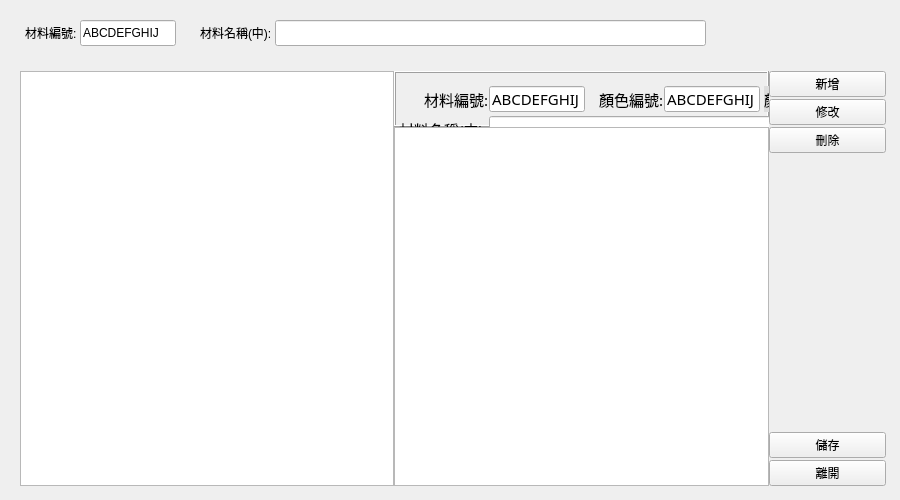
<?xml version="1.0" encoding="UTF-8"?>
<ui version="4.0">
 <class>Form</class>
 <widget class="QWidget" name="Form">
  <property name="geometry">
   <rect>
    <x>0</x>
    <y>0</y>
    <width>900</width>
    <height>500</height>
   </rect>
  </property>
  <property name="windowTitle">
   <string>Form</string>
  </property>
  <widget class="QSplitter" name="main_splitter">
   <property name="geometry">
    <rect>
     <x>20</x>
     <y>5</y>
     <width>866</width>
     <height>481</height>
    </rect>
   </property>
   <property name="orientation">
    <enum>Qt::Vertical</enum>
   </property>
   <property name="handleWidth">
    <number>1</number>
   </property>
   <widget class="QFrame" name="filter_frame">
    <property name="frameShape">
     <enum>QFrame::NoFrame</enum>
    </property>
    <property name="frameShadow">
     <enum>QFrame::Raised</enum>
    </property>
    <widget class="QLineEdit" name="c_le_mat_no_filter">
     <property name="geometry">
      <rect>
       <x>60</x>
       <y>15</y>
       <width>96</width>
       <height>26</height>
      </rect>
     </property>
     <property name="text">
      <string>ABCDEFGHIJ</string>
     </property>
    </widget>
    <widget class="QLabel" name="c_lb_mat_no_filter">
     <property name="geometry">
      <rect>
       <x>5</x>
       <y>15</y>
       <width>66</width>
       <height>26</height>
      </rect>
     </property>
     <property name="text">
      <string>材料編號:</string>
     </property>
    </widget>
    <widget class="QLineEdit" name="c_le_mat_nm_filter">
     <property name="geometry">
      <rect>
       <x>255</x>
       <y>15</y>
       <width>431</width>
       <height>26</height>
      </rect>
     </property>
     <property name="text">
      <string/>
     </property>
    </widget>
    <widget class="QLabel" name="c_lb_mat_nm_filter">
     <property name="geometry">
      <rect>
       <x>180</x>
       <y>15</y>
       <width>91</width>
       <height>26</height>
      </rect>
     </property>
     <property name="text">
      <string>材料名稱(中):</string>
     </property>
    </widget>
   </widget>
   <widget class="QSplitter" name="hbox_splitter">
    <property name="lineWidth">
     <number>0</number>
    </property>
    <property name="orientation">
     <enum>Qt::Horizontal</enum>
    </property>
    <property name="handleWidth">
     <number>0</number>
    </property>
    <widget class="QTableView" name="c_tv_matm_filter"/>
    <widget class="QSplitter" name="vbox_splitter">
     <property name="orientation">
      <enum>Qt::Vertical</enum>
     </property>
     <property name="handleWidth">
      <number>0</number>
     </property>
     <widget class="QFrame" name="main_frame">
      <property name="font">
       <font>
        <family>新細明體</family>
        <pointsize>11</pointsize>
       </font>
      </property>
      <property name="frameShape">
       <enum>QFrame::Box</enum>
      </property>
      <property name="frameShadow">
       <enum>QFrame::Raised</enum>
      </property>
      <widget class="QLineEdit" name="c_le_mat_no">
       <property name="geometry">
        <rect>
         <x>95</x>
         <y>15</y>
         <width>96</width>
         <height>26</height>
        </rect>
       </property>
       <property name="text">
        <string>ABCDEFGHIJ</string>
       </property>
      </widget>
      <widget class="QLabel" name="c_lb_mat_no">
       <property name="geometry">
        <rect>
         <x>30</x>
         <y>15</y>
         <width>66</width>
         <height>26</height>
        </rect>
       </property>
       <property name="text">
        <string>材料編號:</string>
       </property>
      </widget>
      <widget class="QLabel" name="c_lb_color_no">
       <property name="geometry">
        <rect>
         <x>205</x>
         <y>15</y>
         <width>66</width>
         <height>26</height>
        </rect>
       </property>
       <property name="text">
        <string>顏色編號:</string>
       </property>
      </widget>
      <widget class="QLineEdit" name="c_le_color_no">
       <property name="geometry">
        <rect>
         <x>270</x>
         <y>15</y>
         <width>96</width>
         <height>26</height>
        </rect>
       </property>
       <property name="text">
        <string>ABCDEFGHIJ</string>
       </property>
      </widget>
      <widget class="QLabel" name="c_lb_color_nm">
       <property name="geometry">
        <rect>
         <x>370</x>
         <y>15</y>
         <width>156</width>
         <height>26</height>
        </rect>
       </property>
       <property name="styleSheet">
        <string notr="true">background-color: rgb(221, 221, 221);</string>
       </property>
       <property name="text">
        <string>顏色名稱</string>
       </property>
      </widget>
      <widget class="QLabel" name="c_lb_mat_nm">
       <property name="geometry">
        <rect>
         <x>5</x>
         <y>45</y>
         <width>91</width>
         <height>26</height>
        </rect>
       </property>
       <property name="text">
        <string>材料名稱(中):</string>
       </property>
      </widget>
      <widget class="QLineEdit" name="c_le_mat_nm">
       <property name="geometry">
        <rect>
         <x>95</x>
         <y>45</y>
         <width>431</width>
         <height>56</height>
        </rect>
       </property>
       <property name="text">
        <string/>
       </property>
      </widget>
      <widget class="QLabel" name="c_lb_mat_nm_en">
       <property name="geometry">
        <rect>
         <x>65</x>
         <y>105</y>
         <width>36</width>
         <height>26</height>
        </rect>
       </property>
       <property name="text">
        <string>(英):</string>
       </property>
      </widget>
      <widget class="QLineEdit" name="c_le_mat_nm_en">
       <property name="geometry">
        <rect>
         <x>95</x>
         <y>105</y>
         <width>431</width>
         <height>56</height>
        </rect>
       </property>
      </widget>
      <widget class="QLabel" name="c_lb_kindd_nm">
       <property name="geometry">
        <rect>
         <x>30</x>
         <y>165</y>
         <width>66</width>
         <height>26</height>
        </rect>
       </property>
       <property name="text">
        <string>單位名稱:</string>
       </property>
      </widget>
      <widget class="QLineEdit" name="c_le_kindd_nm">
       <property name="geometry">
        <rect>
         <x>95</x>
         <y>165</y>
         <width>66</width>
         <height>26</height>
        </rect>
       </property>
      </widget>
      <widget class="QLabel" name="c_lb_process_mk">
       <property name="geometry">
        <rect>
         <x>220</x>
         <y>165</y>
         <width>66</width>
         <height>26</height>
        </rect>
       </property>
       <property name="text">
        <string>加工材料:</string>
       </property>
      </widget>
      <widget class="QLineEdit" name="c_le_process_mk">
       <property name="geometry">
        <rect>
         <x>285</x>
         <y>165</y>
         <width>66</width>
         <height>26</height>
        </rect>
       </property>
      </widget>
      <widget class="QLabel" name="c_lb_exceed_rec_mk">
       <property name="geometry">
        <rect>
         <x>395</x>
         <y>165</y>
         <width>66</width>
         <height>26</height>
        </rect>
       </property>
       <property name="text">
        <string>超交允收:</string>
       </property>
      </widget>
      <widget class="QLineEdit" name="c_le_exceed_rec_mk">
       <property name="geometry">
        <rect>
         <x>460</x>
         <y>165</y>
         <width>21</width>
         <height>26</height>
        </rect>
       </property>
       <property name="text">
        <string>Y</string>
       </property>
      </widget>
      <widget class="QLabel" name="c_lb_onway_qty">
       <property name="geometry">
        <rect>
         <x>45</x>
         <y>195</y>
         <width>51</width>
         <height>26</height>
        </rect>
       </property>
       <property name="text">
        <string>在途量:</string>
       </property>
      </widget>
      <widget class="QLineEdit" name="c_le_onway_qty">
       <property name="geometry">
        <rect>
         <x>95</x>
         <y>195</y>
         <width>96</width>
         <height>26</height>
        </rect>
       </property>
       <property name="inputMask">
        <string/>
       </property>
       <property name="text">
        <string>999,999,999.99</string>
       </property>
      </widget>
      <widget class="QLineEdit" name="c_le_safestk_qty">
       <property name="geometry">
        <rect>
         <x>285</x>
         <y>195</y>
         <width>101</width>
         <height>26</height>
        </rect>
       </property>
       <property name="inputMask">
        <string/>
       </property>
       <property name="text">
        <string>999,999,999.99</string>
       </property>
      </widget>
      <widget class="QLabel" name="c_lb_safestk_qty">
       <property name="geometry">
        <rect>
         <x>220</x>
         <y>195</y>
         <width>66</width>
         <height>26</height>
        </rect>
       </property>
       <property name="text">
        <string>安全存量:</string>
       </property>
      </widget>
      <widget class="QLineEdit" name="c_le_purchase_day">
       <property name="geometry">
        <rect>
         <x>460</x>
         <y>195</y>
         <width>31</width>
         <height>26</height>
        </rect>
       </property>
       <property name="inputMask">
        <string/>
       </property>
       <property name="text">
        <string>999</string>
       </property>
      </widget>
      <widget class="QLabel" name="c_lb_purchase_day">
       <property name="geometry">
        <rect>
         <x>410</x>
         <y>195</y>
         <width>51</width>
         <height>26</height>
        </rect>
       </property>
       <property name="text">
        <string>購備期:</string>
       </property>
      </widget>
      <widget class="QLineEdit" name="c_le_unit_price">
       <property name="geometry">
        <rect>
         <x>95</x>
         <y>225</y>
         <width>101</width>
         <height>26</height>
        </rect>
       </property>
       <property name="inputMask">
        <string/>
       </property>
       <property name="text">
        <string>999,999.9999</string>
       </property>
      </widget>
      <widget class="QLabel" name="c_lb_unit_price">
       <property name="geometry">
        <rect>
         <x>60</x>
         <y>225</y>
         <width>36</width>
         <height>26</height>
        </rect>
       </property>
       <property name="text">
        <string>單價:</string>
       </property>
      </widget>
      <widget class="QLabel" name="c_lb_stop_user">
       <property name="geometry">
        <rect>
         <x>235</x>
         <y>225</y>
         <width>51</width>
         <height>26</height>
        </rect>
       </property>
       <property name="text">
        <string>停用人:</string>
       </property>
      </widget>
      <widget class="QLineEdit" name="c_le_stop_user">
       <property name="geometry">
        <rect>
         <x>285</x>
         <y>225</y>
         <width>101</width>
         <height>26</height>
        </rect>
       </property>
       <property name="inputMask">
        <string/>
       </property>
       <property name="text">
        <string/>
       </property>
      </widget>
      <widget class="QLabel" name="c_lb_stop_date">
       <property name="geometry">
        <rect>
         <x>395</x>
         <y>225</y>
         <width>66</width>
         <height>26</height>
        </rect>
       </property>
       <property name="text">
        <string>停用日期:</string>
       </property>
      </widget>
      <widget class="QLineEdit" name="c_le_stop_date">
       <property name="geometry">
        <rect>
         <x>460</x>
         <y>225</y>
         <width>71</width>
         <height>26</height>
        </rect>
       </property>
       <property name="inputMask">
        <string/>
       </property>
       <property name="text">
        <string>2017/01/20</string>
       </property>
      </widget>
      <widget class="QLabel" name="c_lb_modify_user">
       <property name="geometry">
        <rect>
         <x>45</x>
         <y>255</y>
         <width>51</width>
         <height>26</height>
        </rect>
       </property>
       <property name="text">
        <string>異動人:</string>
       </property>
      </widget>
      <widget class="QLineEdit" name="c_le_modify_user">
       <property name="geometry">
        <rect>
         <x>95</x>
         <y>255</y>
         <width>101</width>
         <height>26</height>
        </rect>
       </property>
       <property name="inputMask">
        <string/>
       </property>
       <property name="text">
        <string/>
       </property>
      </widget>
      <widget class="QLabel" name="c_lb_modify_dt">
       <property name="geometry">
        <rect>
         <x>220</x>
         <y>255</y>
         <width>66</width>
         <height>26</height>
        </rect>
       </property>
       <property name="text">
        <string>異動日期:</string>
       </property>
      </widget>
      <widget class="QLineEdit" name="c_le_modify_dt">
       <property name="geometry">
        <rect>
         <x>285</x>
         <y>255</y>
         <width>71</width>
         <height>26</height>
        </rect>
       </property>
       <property name="inputMask">
        <string/>
       </property>
       <property name="text">
        <string/>
       </property>
      </widget>
     </widget>
     <widget class="QTableView" name="c_tv_matvendorm"/>
    </widget>
    <widget class="QWidget" name="verticalLayoutWidget">
     <layout class="QVBoxLayout" name="pb_vbox">
      <property name="spacing">
       <number>2</number>
      </property>
      <item>
       <widget class="QPushButton" name="c_pb_append">
        <property name="text">
         <string>新增</string>
        </property>
       </widget>
      </item>
      <item>
       <widget class="QPushButton" name="c_pb_edit">
        <property name="text">
         <string>修改</string>
        </property>
       </widget>
      </item>
      <item>
       <widget class="QPushButton" name="c_pb_delete">
        <property name="text">
         <string>刪除</string>
        </property>
       </widget>
      </item>
      <item>
       <spacer name="verticalSpacer">
        <property name="orientation">
         <enum>Qt::Vertical</enum>
        </property>
        <property name="sizeHint" stdset="0">
         <size>
          <width>20</width>
          <height>40</height>
         </size>
        </property>
       </spacer>
      </item>
      <item>
       <widget class="QPushButton" name="c_pb_save">
        <property name="text">
         <string>儲存</string>
        </property>
       </widget>
      </item>
      <item>
       <widget class="QPushButton" name="c_pb_quit">
        <property name="text">
         <string>離開</string>
        </property>
       </widget>
      </item>
     </layout>
    </widget>
   </widget>
  </widget>
 </widget>
 <resources/>
 <connections/>
</ui>
